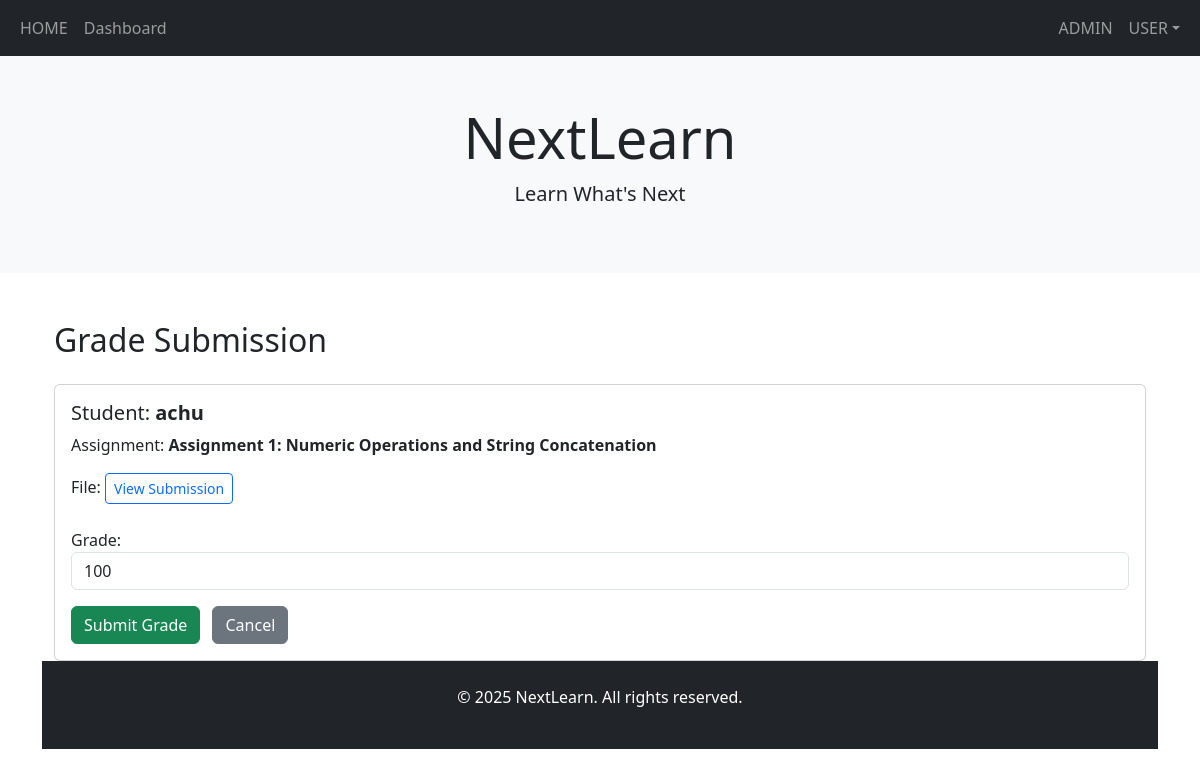
The page /instructor/submissions/2/grade/ (signed in) on the database its author committed.
### learn/models.py (models this page shows, shortened)
class Submission(models.Model):
    assignment = models.ForeignKey(Assignment, on_delete=models.CASCADE)
    student = models.ForeignKey(User, on_delete=models.CASCADE)
    file = models.FileField(upload_to='assignments/')
    submitted_at = models.DateTimeField(auto_now_add=True)
    grade = models.CharField(max_length=10, blank=True, null=True)

class Assignment(models.Model):
    course = models.ForeignKey(Course, on_delete=models.CASCADE)
    title = models.CharField(max_length=200)
    description = models.TextField()
    due_date = models.DateTimeField()

### learn/views.py (the view)
# urls.py: path('instructor/submissions/<int:submission_id>/grade/', views.grade_submission, name='grade_submission'),
@login_required
def grade_submission(request, submission_id):
    submission = get_object_or_404(Submission, pk=submission_id)
    if request.user.userprofile.role != 'instructor' or \
       submission.assignment.course.instructor != request.user:
        return HttpResponse("Unauthorized", status=403)
    if request.method == 'POST':
        form = GradeForm(request.POST, instance=submission)
        if form.is_valid():
            form.save()
            messages.success(request, "Grade submitted successfully.")
            return redirect('review_submissions', course_id=submission.assignment.course.pk)
    else:
        form = GradeForm(instance=submission)
    return render(request, 'instructor/grade_submission.html', {
        'submission': submission,
        'form': form,
    })

### learn/form.py
class GradeForm(forms.ModelForm):
    class Meta:
        model = Submission
        fields = ['grade']
        widgets = {
            'grade': forms.NumberInput(attrs={'class': 'form-control'}),
        }

### templates/instructor/grade_submission.html (shortened to what this page needs)
{% extends 'index.html' %}
{% block content %}
<div class="container mt-5">
  <h2>Grade Submission</h2>
  <div class="card mt-4">
    <div class="card-body">
      <h5 class="card-title">Student: <strong>{{ submission.student.username }}</strong></h5>
      <p class="card-text">Assignment: <strong>{{ submission.assignment.title }}</strong></p>
      <p class="card-text">
        File:
        <a href="{{ submission.file.url }}" target="_blank" class="btn btn-outline-primary btn-sm">
          View Submission
        </a>
      </p>
      <form method="post" class="mt-4">
        <div class="mb-3">
          {{ form.grade.label_tag }}
          {{ form.grade }}
        </div>
        <button type="submit" class="btn btn-success">Submit Grade</button>
        <a href="{% url 'review_submissions' submission.assignment.course.id %}" class="btn btn-secondary ms-2">Cancel</a>
      </form>
    </div>
  </div>
</div>
{% endblock %}

### rows shown on the page
Submission: student.username "achu", assignment "Assignment 1: Numeric Operations and String Concatenation", grade "100"
